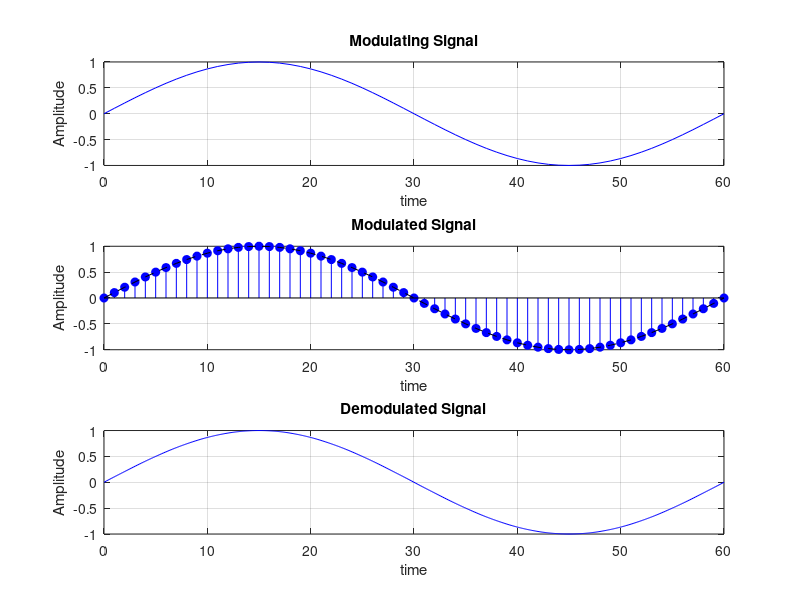

MATLAB code to generate this figure:
clc;
clear all;
close all;

% Parameters
Fs = 1000;              % Sampling frequency for display
t = 0:1:60;             % Time vector for modulating signal

% Modulating signal (analog sine wave)
mod_signal = sin(2*pi*t/60);  % Low frequency sine wave

% Plot Modulating Signal
subplot(3,1,1);
plot(t, mod_signal, 'b');
title('Modulating Signal');
xlabel('time');
ylabel('Amplitude');
grid on;

% Modulated signal - Impulse sampled version
Ts = 1;                         % Sampling period (same as t step)
n = 0:1:60;                     % Sample times
sampled_signal = sin(2*pi*n/60);

subplot(3,1,2);
stem(n, sampled_signal, 'b', 'filled');
hold on;
plot(t, mod_signal, 'k--');     % Show original signal as reference
title('Modulated Signal');
xlabel('time');
ylabel('Amplitude');
grid on;

% Demodulated signal - Reconstructed with interpolation
% Use interpolation to recover the continuous-time signal
t_fine = 0:0.1:60;              % Finer time vector for smooth curve
demodulated = interp1(n, sampled_signal, t_fine, 'spline');

subplot(3,1,3);
plot(t_fine, demodulated, 'b');
title('Demodulated Signal');
xlabel('time');
ylabel('Amplitude');
grid on;
